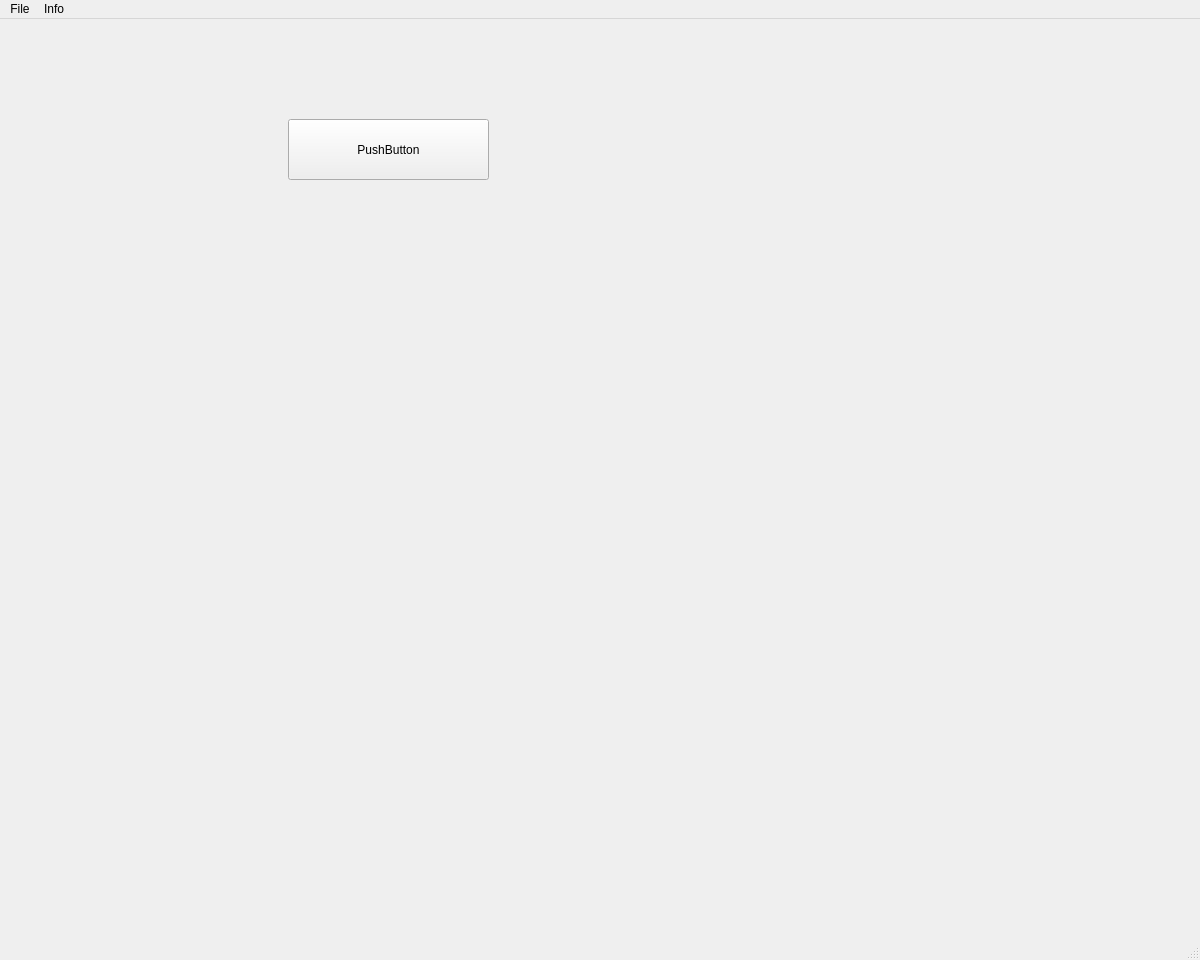
<?xml version="1.0" encoding="UTF-8"?>
<ui version="4.0">
 <class>MainWindow</class>
 <widget class="QMainWindow" name="MainWindow">
  <property name="geometry">
   <rect>
    <x>0</x>
    <y>0</y>
    <width>1200</width>
    <height>960</height>
   </rect>
  </property>
  <property name="windowTitle">
   <string>MainWindow</string>
  </property>
  <widget class="QWidget" name="centralwidget">
   <widget class="QPushButton" name="pushButton">
    <property name="geometry">
     <rect>
      <x>288</x>
      <y>100</y>
      <width>201</width>
      <height>61</height>
     </rect>
    </property>
    <property name="text">
     <string>PushButton</string>
    </property>
   </widget>
  </widget>
  <widget class="QMenuBar" name="menubar">
   <property name="geometry">
    <rect>
     <x>0</x>
     <y>0</y>
     <width>1200</width>
     <height>21</height>
    </rect>
   </property>
   <widget class="QMenu" name="menuTyhty">
    <property name="title">
     <string>File</string>
    </property>
    <addaction name="separator"/>
   </widget>
   <widget class="QMenu" name="menuHjytjryh">
    <property name="title">
     <string>Info</string>
    </property>
    <addaction name="actionEryrt"/>
    <addaction name="actionRtyrt"/>
   </widget>
   <addaction name="menuTyhty"/>
   <addaction name="menuHjytjryh"/>
  </widget>
  <widget class="QStatusBar" name="statusbar"/>
  <action name="actionRtyrt">
   <property name="text">
    <string>About </string>
   </property>
  </action>
  <action name="actionEryrt">
   <property name="text">
    <string>eryrt</string>
   </property>
  </action>
 </widget>
 <resources/>
 <connections/>
</ui>
